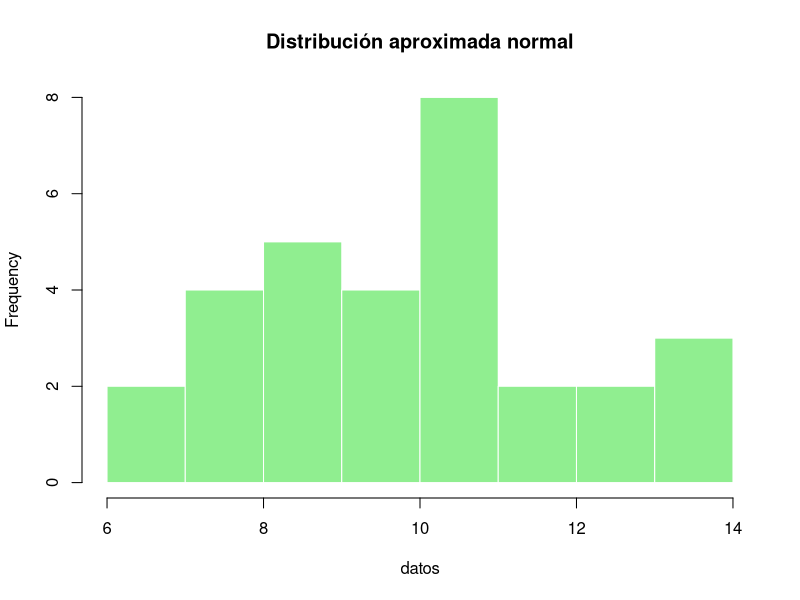
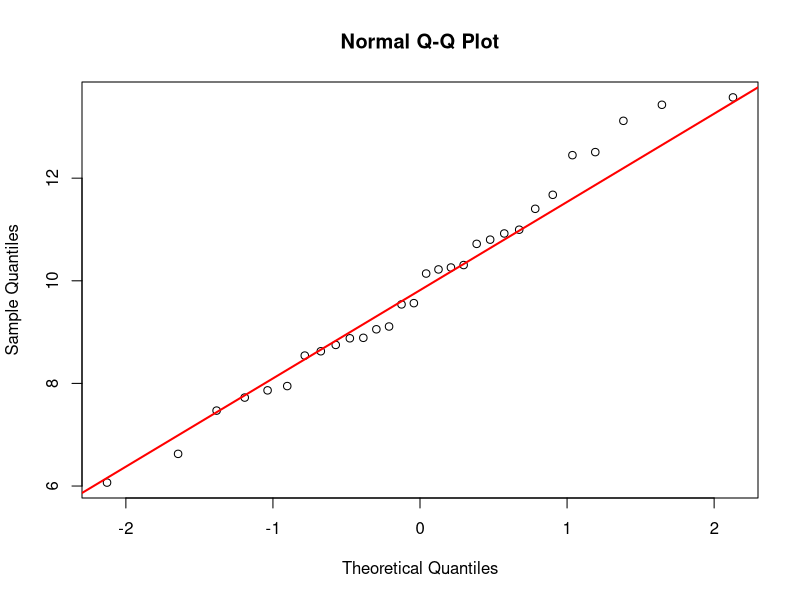
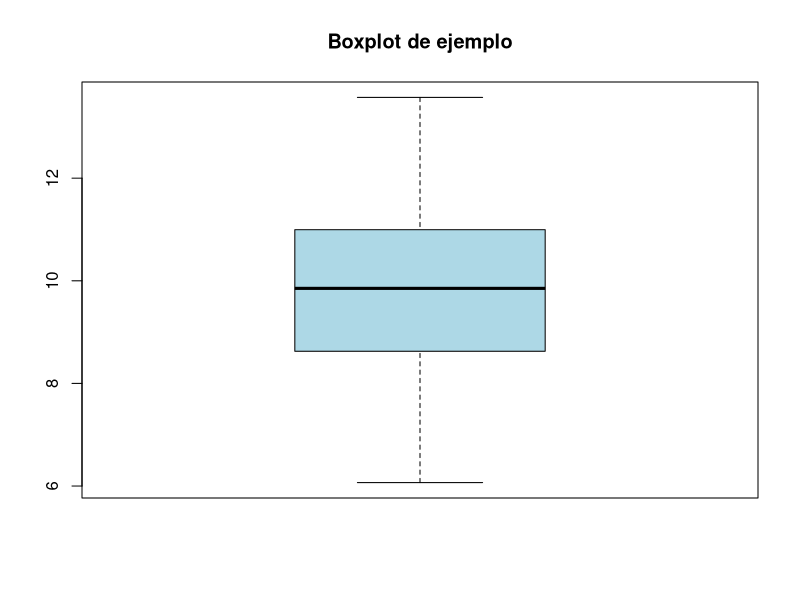
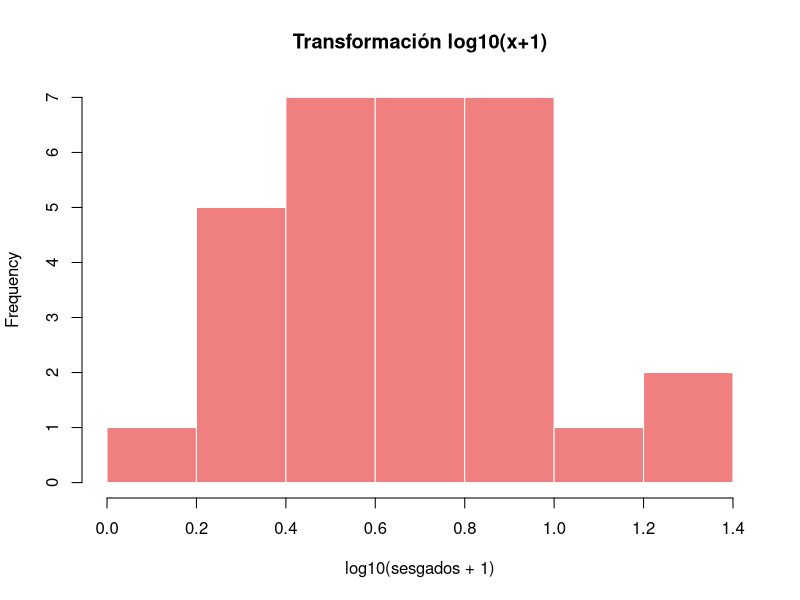
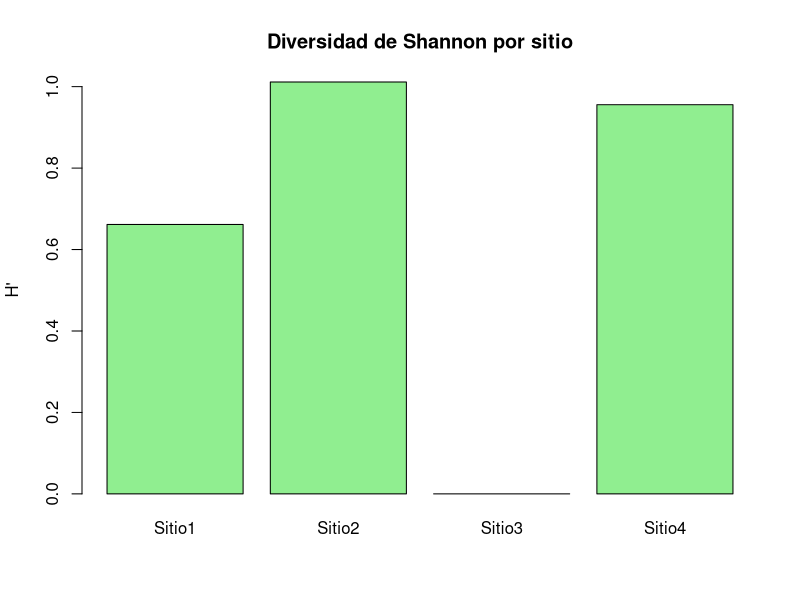

The R source for these figures, in order:
## ---- chunk 1
# Cargar los datos de ejemplo
data <- data.frame(
  Localidad = rep(c("Popayán", "Pasto"), each = 10),
  Longitud = c(rnorm(10, mean = 4.5, sd = 0.3), rnorm(10, mean = 5.1, sd = 0.4))
)

# Inspección general
head(data)
summary(data)
str(data)

# Estadísticas básicas
mean(data$Longitud)
sd(data$Longitud)
var(data$Longitud)
## ---- chunk 2
mean(data$Longitud)
median(data$Longitud)
## ---- chunk 3
range(data$Longitud)
sd(data$Longitud)

## ---- chunk 4
# Ejemplo en R
set.seed(123)
datos <- rnorm(30, mean = 10, sd = 2)

hist(datos, main = "Distribución aproximada normal", col = "lightgreen", border = "white")
qqnorm(datos); qqline(datos, col = "red", lwd = 2)
boxplot(datos, main = "Boxplot de ejemplo", col = "lightblue")
## ---- chunk 5
shapiro.test(datos)
## ---- chunk 6
grupo1 <- rnorm(20, 10, 2)
grupo2 <- rnorm(20, 11, 2.5)
grupo3 <- rnorm(20, 9, 1.8)

library(car)
leveneTest(c(grupo1, grupo2, grupo3),
group = factor(rep(1:3, each = 20)))
## ---- chunk 7
#Ejemplo de transformación logarítmica

sesgados <- rexp(30, rate = 0.2)
hist(log10(sesgados + 1), main = "Transformación log10(x+1)", col = "lightcoral", border = "white")
## ---- chunk 8
library(palmerpenguins)
library(dplyr)

# Inspeccionamos los datos
head(penguins)
glimpse(penguins)

# Limpieza inicial
penguins <- na.omit(penguins)
## ---- chunk 9
penguins %>%
  group_by(species) %>%
  summarise(
    mean_bill = mean(bill_length_mm),
    sd_bill = sd(bill_length_mm),
    n = n()
  )
## ---- chunk 10
anova_penguins <- aov(bill_length_mm ~ species, data = penguins)
summary(anova_penguins)
TukeyHSD(anova_penguins)
## ---- chunk 11
library(vegan)

# Ejemplo: matriz de abundancia ficticia
abund <- data.frame(
  especie_A = c(5, 2, 0, 1),
  especie_B = c(0, 3, 5, 2),
  especie_C = c(3, 1, 0, 4)
)
rownames(abund) <- c("Sitio1", "Sitio2", "Sitio3", "Sitio4")

# Índices de diversidad
diversidad <- diversity(abund, index = "shannon")
diversidad
## ---- chunk 12
# Riqueza específica
specnumber(abund)

## ---- chunk 13
barplot(diversidad, main = "Diversidad de Shannon por sitio", col = "lightgreen", ylab = "H'")

